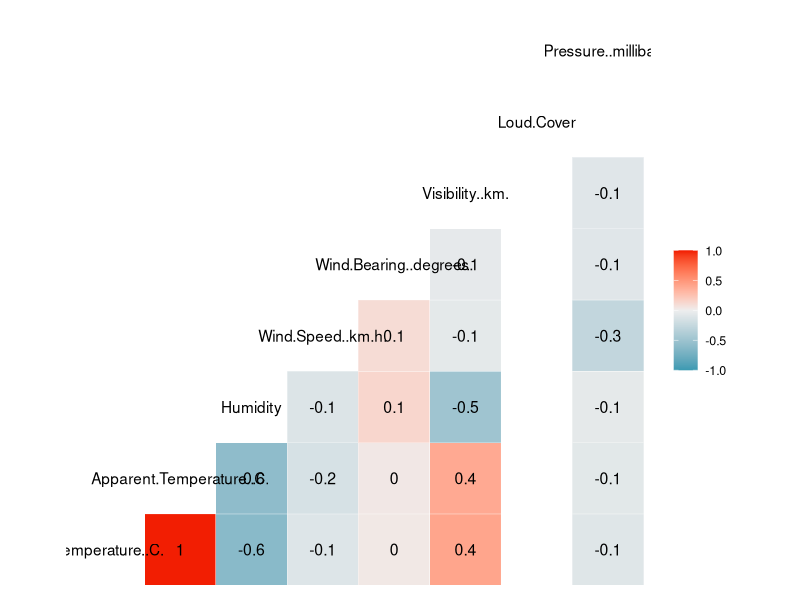
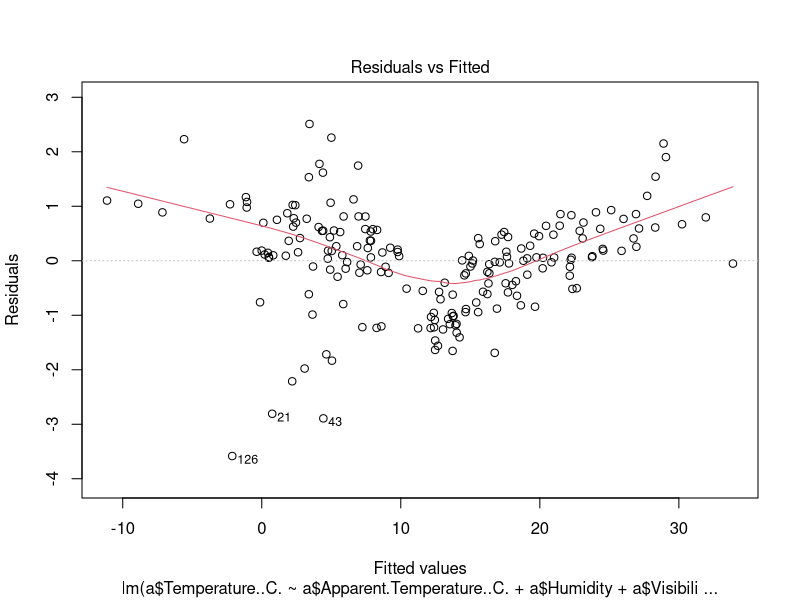
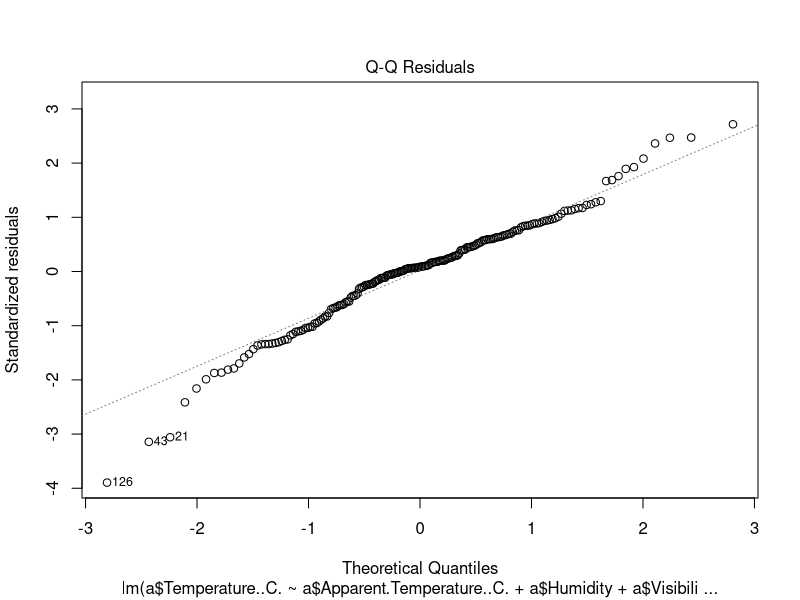
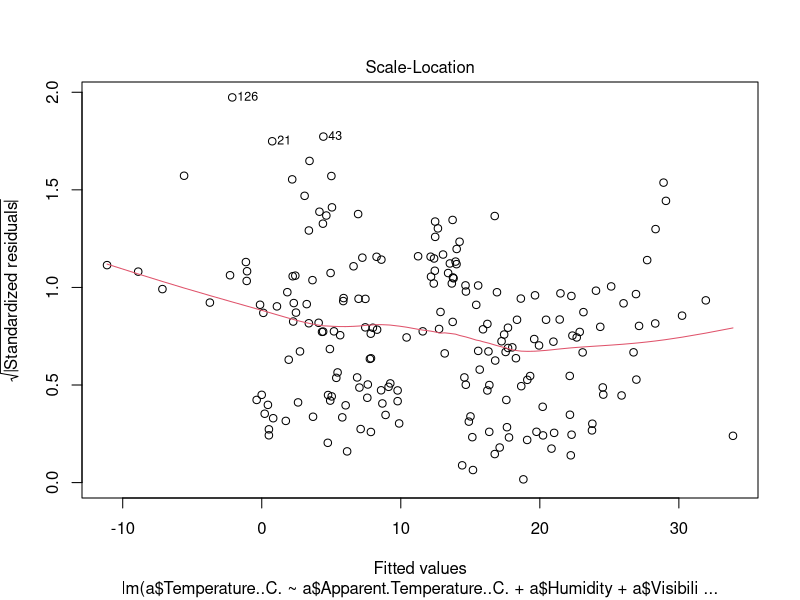
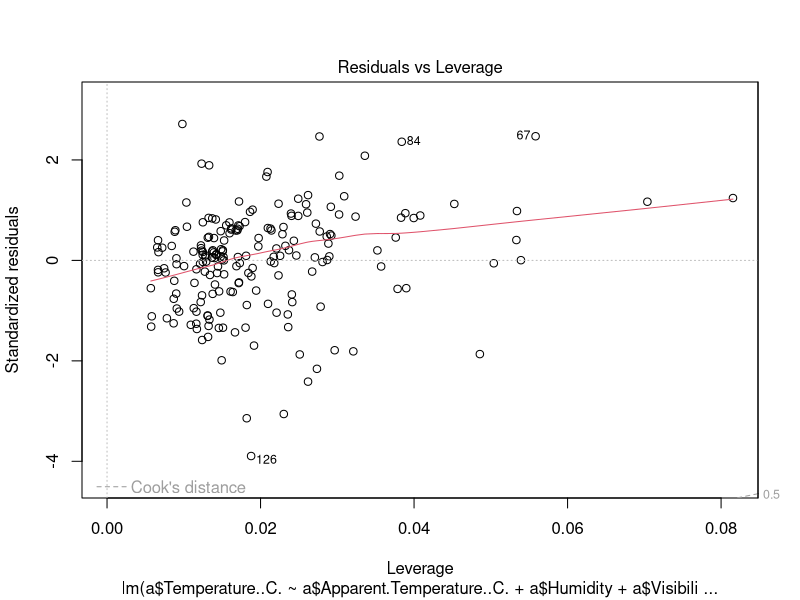

Source code (R) for these figures, in order:
setwd("C:/Users/Abhinav Vijayakumar/Desktop/VIT Academics/Sem 6/Essentials of Data Analytics/LAB/LAB 3")
dff=read.csv("weatherHistory2016.csv")
head(dff)
library(dplyr)
library(GGally)
a=sample_n(dff,200)
head(a)
cor.test(a$Temperature..C.,a$Apparent.Temperature..C.)
cor.test(a$Temperature..C.,a$Humidity)
cor.test(a$Temperature..C.,a$Wind.Speed..km.h.)
cor.test(a$Temperature..C.,a$Wind.Bearing..degrees.)
cor.test(a$Temperature..C.,a$Pressure..millibars.)
cor.test(a$Temperature..C.,a$Visibility..km.)
cor.test(a$Temperature..C.,a$Loud.Cover)
ggcorr(a %>% mutate_if(is.factor, as.numeric), label = TRUE)
lmodel=lm(a$Temperature..C.~a$Apparent.Temperature..C.+a$Humidity+a$Visibility..km.)
summary(lmodel)
plot(lmodel)
